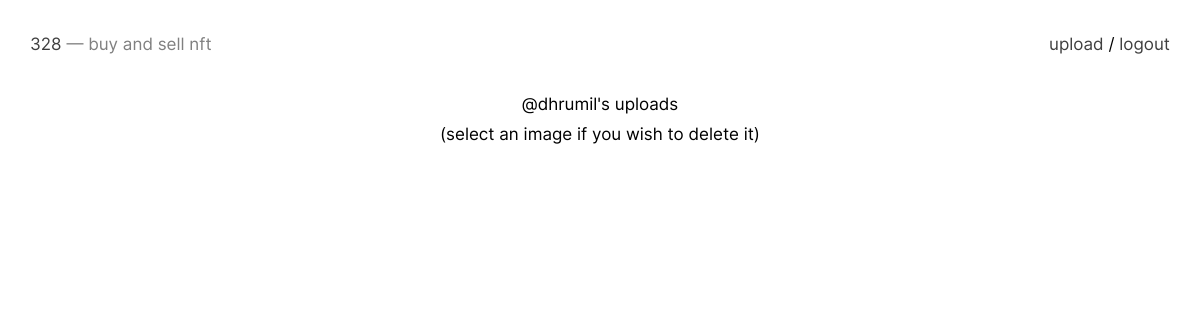
The page /profile/ (signed in) on the database as committed earlier.
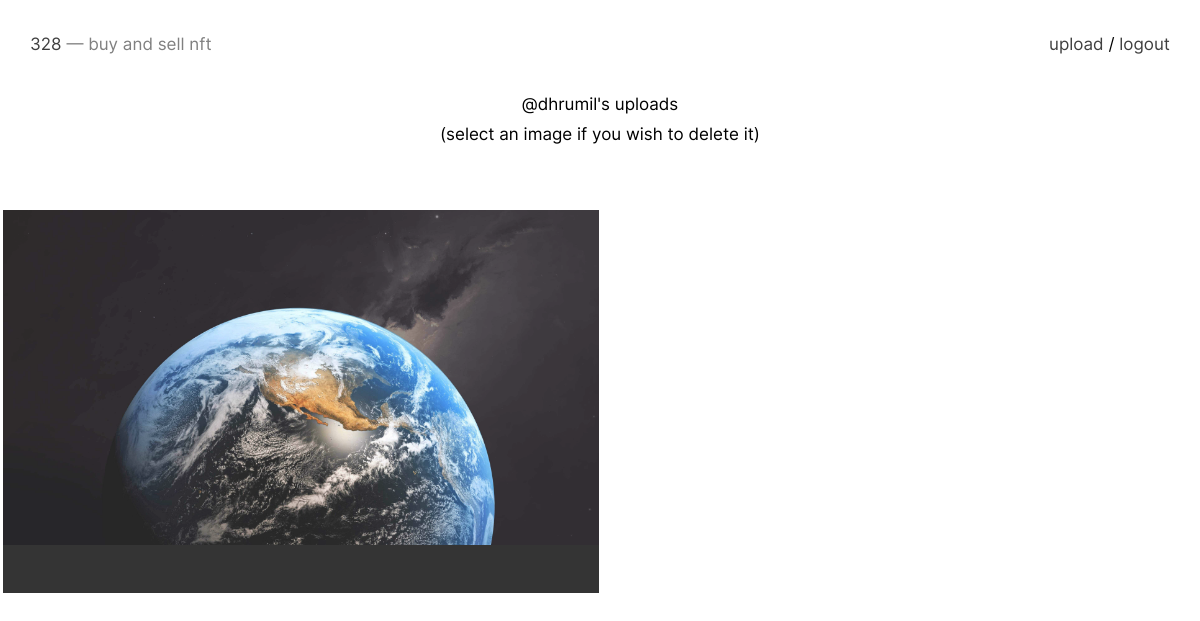
The same page on the database as committed later.
### nft/models.py (models this page shows, shortened)
class Nft(models.Model):
    title = models.CharField(max_length=100)
    image = models.ImageField(null=False,upload_to="nft_uploads/")
    price = models.DecimalField(default=1, max_digits=5, decimal_places=2)
    tags = models.CharField(null=True, max_length=100)
    publishedAt = models.DateTimeField(default=timezone.now)
    uploaded_by = models.ForeignKey(User, db_column="username", on_delete=models.CASCADE)
    quantity = models.IntegerField(null=False, default='5')

### nft/views.py (the view)
# urls.py: path('profile/', profilePage , name='profile'),
@login_required
def profilePage(request):
    user = User.objects.get(username=request.user)
    user_id = user.id
    object_list = Nft.objects.filter(uploaded_by__id=user_id)
    ordering = ['-publishedAt']
    context = {
        'object_list': object_list,
        'user_data': user,
    }
    return render(request, 'profile.html', context)

### templates/profile.html (shortened to what this page needs)
{% load static %}
<!DOCTYPE html>
<html lang="en" data-temp="grid">
    <head>
        <link href="{% static 'css/main.css' %}" rel="stylesheet">
        <link rel="stylesheet" href="{% static 'css/bootstrap-grid.min.css' %}">
    </head>
    <body>
        <header class="header">
            <p style="text-align:left;">
                <a href="{% url 'home'%}">328</a> <span class="site-tagline">— buy and sell nft </span>
                <span style="float:right;">
                    {% if user.is_authenticated %}
                    <a href="{% url 'upload' %}">upload</a> / <a href="{% url 'logout' %}">logout</a>
                    {% else %}
                        <a href="{% url 'login' %}">sign in</a>
                    {% endif %}
                </span>
            </p>
        </header>
        <main class="main grid-page">
            <h1 style="text-align: center; padding-bottom: 2rem;">
                @{{user_data.username}}'s uploads <br>
                (select an image if you wish to delete it)
            </h1>
            <div class="posts">
                {% for nft in object_list %}
                <article class="thumbnail">
                    <a href="{% url 'delete' id=nft.id %}" class="thumbnail-figure-link" rel="noreferrer">
                        <figure class="thumbnail-img-container">
                            <img class="thumbnail-img" loading="lazy" src="{{nft.image.url}}" alt="{{nft.title}}">
                        </figure>
                    </a>
                </article>
                {% endfor %}
            </div>
        </main>
    </body>
</html>

### static/css/main.css (style rules this page uses)
*, *::before, *::after { box-sizing: border-box; padding: 0; margin: 0; background: none; text-decoration: none; outline: none; font-family: inherit; font-size: inherit; line-height: inherit; font-weight: inherit; color: inherit; -webkit-font-smoothing: antialiased; -moz-osx-font-smoothing: grayscale; text-rendering: geometricPrecision }
:root { --f-size: 14px; --f-height: 30px; --f-weight: 400; --f-style: normal; --f-family: "Inter", "Iowan Old Style", "Iowan", "Charter", "Palatino Linotype", "Palatino", "Book Antiqua", "Palatino LT STD", "Times New Roman", serif; --c-bg: white; --c-gray: hsl(0,0%,50%); --bg-light: #111; --c-text: black; --c-text-light: dimgray; --spacer: 0.75rem; font-size: var(--f-height); font-family: var(--f-family); font-weight: var(--f-weight); font-style: var(--f-style); text-align: var(--f-alignment); background: var(--c-bg); color: var(--c-text) }
html, body { background: var(--c-bg) }
*, *::before, *::after { font-size: var(--f-size); line-height: 1rem }
.site-tagline { color:var(--c-gray); }
.header { position: sticky; top: 0; left: 0; right: 0; z-index: 8000; padding: 1rem; background: var(--c-bg); text-align: center; line-height: 1rem; z-index: 999999 }
.thumbnail { transition: opacity 1s; opacity: 0.85; }
.thumbnail-figure-link, .post-figure-link { display: block; width: 100% }
.thumbnail-img-container, .post-img-container { position: relative; width: 100%; padding-bottom: 64.3749999588%; background: var(--bg-light) }
.thumbnail-img, .post-img { position: absolute; max-height: 100%; top: 0; right: 0; bottom: 0; left: 0; width: 100%; transition-property: opacity; transition-duration: 400ms; transition-timing-function: ease-in-out }
.header p { font-size: var(--f-size); line-height: 1rem }
.header a { opacity: .75 }
.posts { padding: 0 3px; display: grid; grid-gap: 3px }
@media (min-width: 500px) { :root { --f-size: 17px; --f-lineheight: 32px } }
@media (min-width: 700px) { .posts { grid-template-columns: 1fr 1fr } }
@media (min-width: 910px) { .posts { grid-template-columns: repeat(auto-fill, minmax(450px, 1fr)) } }

Rows that differ between the two databases and show on the page:
added Nft: image (picture)
